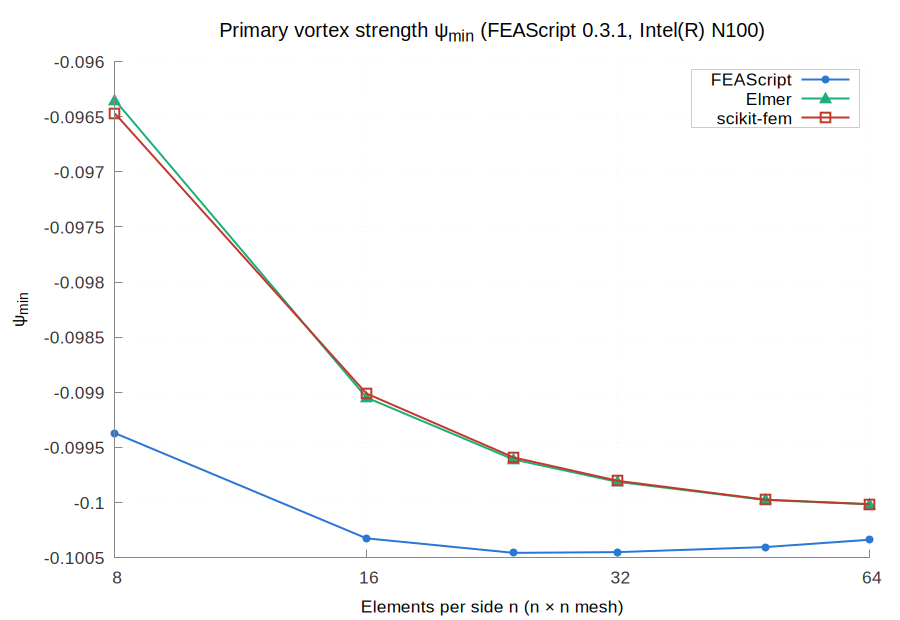

This figure's gnuplot source:
set terminal pngcairo size 900,620 font 'Arial,13'
set border 3 lc rgb '#888888'; set tics nomirror tc rgb '#333333'
set grid lc rgb '#e6e6e6' lw 1; set key top left box lc rgb '#cccccc' opaque
set output 'psi_min.png'
set title 'Primary vortex strength ψ_{min} (FEAScript 0.3.1, Intel(R) N100)' font 'Arial,15'
set logscale x 2; set xlabel 'Elements per side n (n × n mesh)'; set ylabel 'ψ_{min}'
set key top right
plot 'psi_FEAScript_sparse_LU.dat' u 1:2 w lp lw 2 pt 7 ps 1.0 lc rgb '#2a78d6' t 'FEAScript', \
     'psi_Elmer_UMFPACK.dat' u 1:2 w lp lw 2 pt 9 ps 1.6 lc rgb '#1baf7a' t 'Elmer', \
     'psi_scikit_fem_SuperLU.dat' u 1:2 w lp lw 2 pt 4 ps 1.6 lc rgb '#c0392b' t 'scikit-fem'
